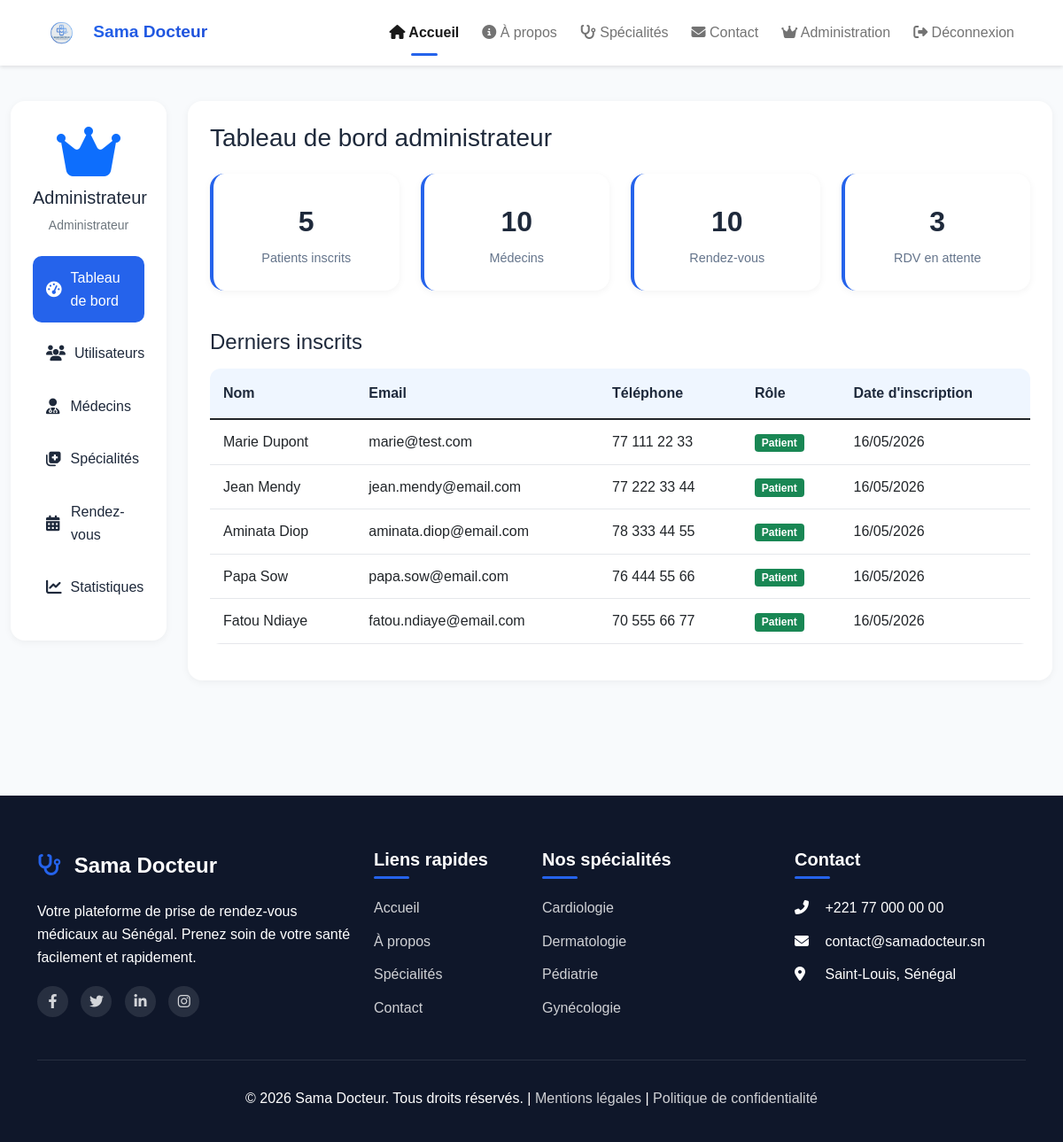
The app's page /admin/ (signed in) with its own data.
### tables this page shows
CREATE TABLE IF NOT EXISTS utilisateurs (
    id INT AUTO_INCREMENT PRIMARY KEY,
    nom_complet VARCHAR(100) NOT NULL,
    email VARCHAR(100) UNIQUE NOT NULL,
    mot_de_passe VARCHAR(255) NOT NULL,
    telephone VARCHAR(20),
    role ENUM('patient', 'medecin', 'admin') DEFAULT 'patient',
    date_inscription DATETIME DEFAULT CURRENT_TIMESTAMP,
    est_actif BOOLEAN DEFAULT TRUE,
    derniere_connexion DATETIME NULL,
    INDEX idx_email (email),
    INDEX idx_role (role)
);

### admin/index.php (the view, shortened to what this page needs)
<?php
require_once '../includes/config.php';
$stmt = $pdo->query("SELECT COUNT(*) as total FROM utilisateurs WHERE role = 'patient'");
$total_patients = $stmt->fetch()['total'];
$stmt = $pdo->query("SELECT COUNT(*) as total FROM medecins");
$total_medecins = $stmt->fetch()['total'];
$stmt = $pdo->query("SELECT COUNT(*) as total FROM rendez_vous");
$total_rdv = $stmt->fetch()['total'];
$stmt = $pdo->query("SELECT COUNT(*) as total FROM rendez_vous WHERE statut = 'en_attente'");
$rdv_attente = $stmt->fetch()['total'];
$stmt = $pdo->query("
    SELECT * FROM utilisateurs
    ORDER BY date_inscription DESC
    LIMIT 5
");
$derniers_utilisateurs = $stmt->fetchAll();
include '../includes/header.php';
?>
<div class="dashboard-wrapper">
    <div class="container-fluid">
        <div class="row">
            <div class="col-lg-2">
                <div class="dashboard-sidebar">
                    <div class="text-center mb-4">
                        <i class="fas fa-crown fa-4x text-primary"></i>
                        <h5 class="mt-2">Administrateur</h5>
                        <p class="text-secondary small"><?php echo htmlspecialchars($_SESSION['user_nom']); ?></p>
                    </div>
                    <ul class="dashboard-menu">
                        <li><a href="#" class="active"><i class="fas fa-tachometer-alt"></i> Tableau de bord</a></li>
                        <li><a href="#"><i class="fas fa-users"></i> Utilisateurs</a></li>
                        <li><a href="#"><i class="fas fa-user-md"></i> Médecins</a></li>
                        <li><a href="#"><i class="fas fa-notes-medical"></i> Spécialités</a></li>
                        <li><a href="#"><i class="fas fa-calendar-alt"></i> Rendez-vous</a></li>
                        <li><a href="#"><i class="fas fa-chart-line"></i> Statistiques</a></li>
                    </ul>
                </div>
            </div>
            <div class="col-lg-10">
                <div class="dashboard-sidebar">
                    <h3 class="mb-4">Tableau de bord administrateur</h3>
                    <div class="row g-4 mb-4">
                        <div class="col-md-3">
                            <div class="stat-card">
                                <h3><?php echo $total_patients; ?></h3>
                                <p>Patients inscrits</p>
                            </div>
                        </div>
                        <div class="col-md-3">
                            <div class="stat-card">
                                <h3><?php echo $total_medecins; ?></h3>
                                <p>Médecins</p>
                            </div>
                        </div>
                        <div class="col-md-3">
                            <div class="stat-card">
                                <h3><?php echo $total_rdv; ?></h3>
                                <p>Rendez-vous</p>
                            </div>
                        </div>
                        <div class="col-md-3">
                            <div class="stat-card">
                                <h3><?php echo $rdv_attente; ?></h3>
                                <p>RDV en attente</p>
                            </div>
                        </div>
                    </div>
                    <div class="mt-4">
                        <h4 class="mb-3">Derniers inscrits</h4>
                        <div class="table-responsive">
                            <table class="table">
                                <thead>
                                    <tr>
                                        <th>Nom</th>
                                        <th>Email</th>
                                        <th>Téléphone</th>
                                        <th>Rôle</th>
                                        <th>Date d'inscription</th>
                                    </tr>
                                </thead>
                                <tbody>
                                    <?php foreach($derniers_utilisateurs as $user): ?>
                                    <tr>
                                        <td><?php echo htmlspecialchars($user['nom_complet']); ?></td>
                                        <td><?php echo htmlspecialchars($user['email']); ?></td>
                                        <td><?php echo htmlspecialchars($user['telephone']); ?></td>
                                        <td>
                                            <span class="badge bg-<?php echo $user['role'] == 'admin' ? 'danger' : ($user['role'] == 'medecin' ? 'info' : 'success'); ?>">
                                                <?php echo ucfirst($user['role']); ?>
                                            </span>
                                        </td>
                                        <td><?php echo date('d/m/Y', strtotime($user['date_inscription'])); ?></td>
                                    </tr>
                                    <?php endforeach; ?>
                                </tbody>
                            </table>
                        </div>
                    </div>
                </div>
            </div>
        </div>
    </div>
</div>
<?php include '../includes/footer.php'; ?>

### assets/css/style.css (style rules this page uses)
:root { --primary-blue: #2563EB; --dark-blue: #0B1F4D; --very-dark-blue: #0F172A; --light-blue: #EFF6FF; --hover-blue: #1D4ED8; --white: #FFFFFF; --background: #F8FAFC; --border: #E5E7EB; --text-secondary: #64748B; --text-primary: #1E293B; --success: #10B981; --success-bg: #D1FAE5; --warning: #F59E0B; --warning-bg: #FEF3C7; --danger: #EF4444; --danger-bg: #FEE2E2; --info: #3B82F6; --info-bg: #DBEAFE; }
* { margin: 0; padding: 0; box-sizing: border-box; }
body { font-family: 'Inter', -apple-system, BlinkMacSystemFont, 'Segoe UI', Roboto, Oxygen, Ubuntu, sans-serif; background-color: var(--background); color: var(--text-primary); line-height: 1.6; min-height: 100vh; display: flex; flex-direction: column; }
.dashboard-wrapper { padding: 40px 0; background: var(--background); }
.dashboard-sidebar { background: var(--white); border-radius: 16px; padding: 25px; margin-bottom: 30px; box-shadow: 0 2px 8px rgba(0,0,0,0.05); position: sticky; top: 90px; }
.dashboard-menu { list-style: none; padding: 0; margin: 0; }
.dashboard-menu li { margin-bottom: 10px; }
.dashboard-menu a { display: flex; align-items: center; padding: 12px 15px; color: var(--text-primary); text-decoration: none; border-radius: 10px; transition: all 0.3s ease; font-weight: 500; }
.dashboard-menu a.active { background: var(--primary-blue); color: var(--white); }
.dashboard-menu a i { width: 25px; margin-right: 10px; font-size: 1.1rem; }
.stat-card { background: var(--white); border-radius: 16px; padding: 25px; margin-bottom: 20px; border-left: 4px solid var(--primary-blue); box-shadow: 0 2px 8px rgba(0,0,0,0.05); transition: all 0.3s ease; text-align: center; }
.stat-card h3 { font-size: 2rem; font-weight: 700; margin: 10px 0; color: var(--text-primary); }
.stat-card p { color: var(--text-secondary); margin: 0; font-size: 0.9rem; }
.table { background: var(--white); border-radius: 12px; overflow: hidden; }
.table thead th { background: var(--light-blue); color: var(--text-primary); font-weight: 600; border-bottom: none; padding: 15px; }
.table tbody td { padding: 12px 15px; vertical-align: middle; border-bottom: 1px solid var(--border); }
body { font-family: 'Poppins', sans-serif; background: #f8fafc; color: #1e293b; }
html, body { min-width: 0; }

### records on screen
utilisateurs: nom_complet "Marie Dupont", email "marie@test.com", telephone "77 111 22 33", role "Patient", date_inscription "16/05/2026"
utilisateurs: nom_complet "Jean Mendy", email "jean.mendy@email.com", telephone "77 222 33 44", role "Patient", date_inscription "16/05/2026"
utilisateurs: nom_complet "Aminata Diop", email "aminata.diop@email.com", telephone "78 333 44 55", role "Patient", date_inscription "16/05/2026"
utilisateurs: nom_complet "Papa Sow", email "papa.sow@email.com", telephone "76 444 55 66", role "Patient", date_inscription "16/05/2026"
utilisateurs: nom_complet "Fatou Ndiaye", email "fatou.ndiaye@email.com", telephone "70 555 66 77", role "Patient", date_inscription "16/05/2026"

### other values on screen
$_SESSION['user_nom'] "Administrateur"
$total_patients "5"
$total_medecins "10"
$total_rdv "10"
$rdv_attente "3"
